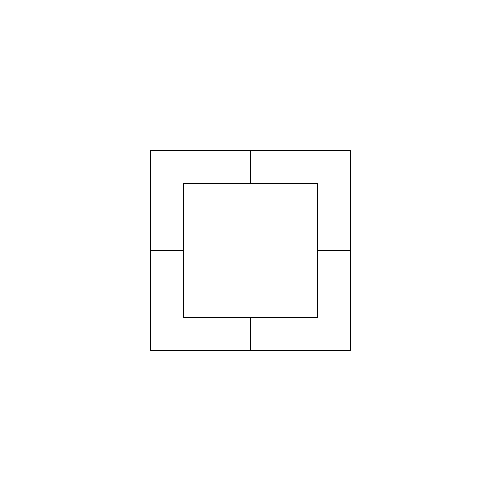
Frame 1 (no input)
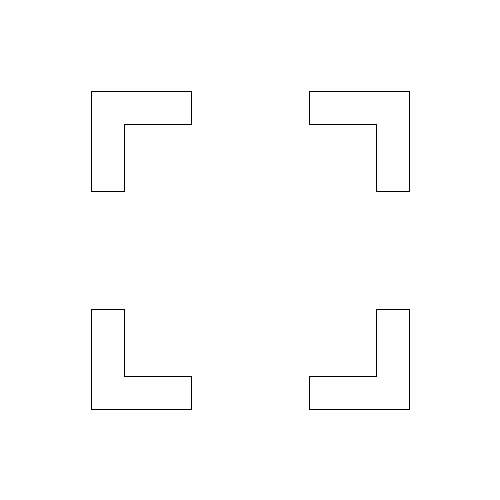
Frame 60 (the mouse pressed at the canvas centre just before this capture)
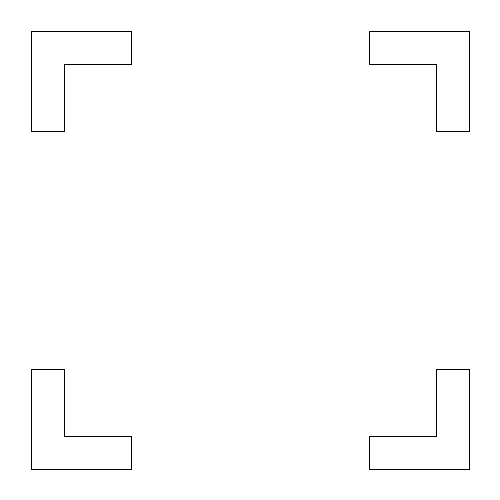
Frame 120 (the mouse held since frame 60 and released just before this capture)

The Processing sketch that drew these frames (run headless with seeded random() and noise(); from frame 60 on, the mouse is pressed at the canvas centre):

// Processing sketch: processing_57122
// ── processing_57122.pde

int w;
int h;
int x1;
int y1;
int x2;
int y2;
int a;

void setup(){
  size(500,500);
  frameRate(10);
  
  w=100;
  h=w;
  x1=150;
  y1=150;
  x2=x1+w*2;
  y2=y1+w*2;
  a=w/3;
}

void draw
(){
background (255);

  line(x1, y1, x1+w, y1);
  line(x1, y1+h, x1+a, y1+h);
  line(x1, y1, x1, y1+h);
  line(x1+w, y1, x1+w, y1+a);
  line(x1+a, y1+a, x1+w, y1+a);
  line(x1+a, y1+a, x1+a, y1+h);

  line(x2, y1, x2-w, y1);
  line(x2, y1+h, x2-a, y1+h);
  line(x2-w, y1, x2-w, y1+a);
  line(x2, y1, x2, y1+h);
  line(x2-a, y1+a, x2-w, y1+a);
  line(x2-a, y1+a, x2-a, y1+h);

  line(x1, y2-h, x1+a, y2-h);
  line(x1, y2, x1+w, y2);
  line(x1, y2, x1, y2-h);
  line(x1+w, y2, x1+w, y2-a);
  line(x1+a, y2-a, x1+w, y2-a);
  line(x1+a, y2-a, x1+a, y2-h);
 
  line(x2, y2-h, x2-a, y2-h);
  line(x2, y2, x2-w, y2);
  line(x2-w, y2, x2-w, y2-a);
  line(x2, y2, x2, y2-h);
  line(x2-a, y2-a, x2-w, y2-a);
  line(x2-a, y2-a, x2-a, y2-h);

    x1=x1-1;
    y1=y1-1;
    x2=x2+1;
    y2=y2+1;

}
